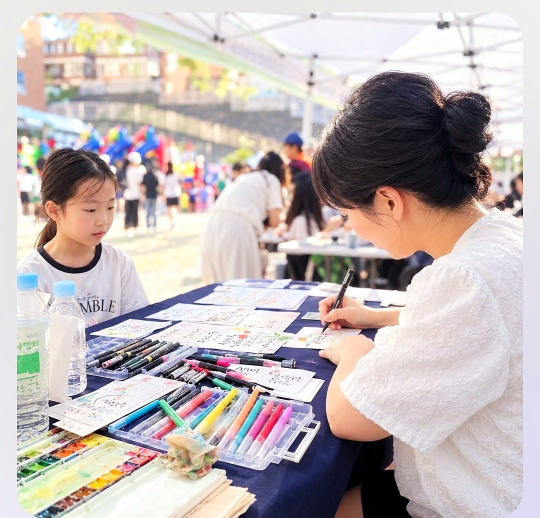
#> input picture images/lv-cari-01.jpg, 1080 x 1036 px, found by its file name (shown at 1/2 size)
$ python seo.py ../../dalhae/img/d00.jpg
#> lines starting #> are read from the running program, lines starting #| are printed output that depends on the picture
"""검색 노출(네이버·구글) — 정적 사이트 폴더에 대해 실행
사용: python3 seo.py <사이트 폴더>
- 페이지별 제목·설명 보강, canonical, Open Graph, 구조화 데이터(JSON-LD)
- robots.txt, sitemap.xml 생성 (관리자·작가·리포트·로그인·메일 페이지는 제외/색인 금지)
- 네이버·구글 소유 확인 코드는 아래 VERIFY 에 넣으면 모든 공개 페이지 <head>에 들어갑니다.
여러 번 실행해도 결과가 같습니다(<!--seo--> 블록을 매번 새로 씀)."""
import os, re, sys, json, html, datetime
from PIL import Image

SITE = 'https://art.iux.kr'
NAME = 'IUX ART'
PHONE = '010-9033-1491'
EMAIL = 'art@iux.kr'
VERIFY = {  # 서치어드바이저·서치콘솔에서 받은 코드 (content 값만)
    'naver-site-verification': '93b6fab707a96f821a35705610b26b8b7d1ace32',
    'google-site-verification': 'xOE0msXJM8k3Zo0Afg0GoNvfp9X1dh8eZr6Lwclo4qg',
}
NOINDEX = {'login.html', 'report.html', 'reset.html'}
SUBSITES = ['eunseo/', 'dalhae/', 'opal/']  # 소속 작가 개인 사이트 (사이트맵에 함께 올림)

# 검색 결과에 보일 제목·설명 (없으면 페이지의 기존 값 사용)
META = {
    'index.html': ('IUX ART | 캐리커처·페이스페인팅·캘리그라피 출장 이벤트',
                   '기업 송년회·축제·박람회에 캐리커처, 페이스페인팅, 캘리그라피, 타로, 풍선 삐에로, 헤나, 혁필화 체험 부스를 출장 운영합니다. 4시간 100명 이상, 1인 1~2분 완성. 전국 출장.'),
    'event.html': ('출장 이벤트 체험 부스 13종 | IUX ART',
                   '캐리커처·페이스페인팅·캘리그라피·타로카드·요술풍선 삐에로·헤나·혁필화·손마사지&네일아트·손금&관상·커스텀 페인팅·비즈공예·빼빼로 만들기·가수 공연. 행사에 맞게 골라 묶는 출장 체험 프로그램.'),
    'about.html': ('회사소개 | IUX ART 라이브 아트 출장 이벤트',
                   'IUX ART는 현장에서 그리고 만들어 손님이 결과물을 가져가는 라이브 아트 체험 부스를 기업·학교·지자체 행사에 출장 운영하는 회사입니다.'),
    'artists.html': ('작품 갤러리 — 캐리커처·캘리그라피·페이스페인팅 | IUX ART',
                     '실제 행사에서 그린 캐리커처, 캘리그라피, 페이스페인팅, 풍선아트, 혁필화 작품을 종목별로 모아 봤습니다.'),
    'custom.html': ('주문제작 캐리커처 선물 — 커플·가족·단체·반려동물 | IUX ART',
                    '커플·가족 캐리커처 액자, 단체 선물, 회사 캐릭터·로고, 반려동물 그림까지 사진으로 주문하는 맞춤 캐리커처.'),
    'product.html': ('가족·커플 캔버스 액자 캐리커처 주문 | IUX ART',
                     '사진만 보내 주시면 작가가 직접 그린 캐리커처를 캔버스 액자로 만들어 보내 드립니다. 기념일·부모님 선물·집들이 선물.'),
    'edu.html': ('캐리커처·캘리그라피 교육센터 | IUX ART',
                 '현장 작가에게 배우는 캐리커처·캘리그라피·페이스페인팅 클래스와 학교·기관 출장 강의.'),
    'edu-apply.html': ('출장 강의 신청 — 학교·기관·기업 클래스 | IUX ART',
                       '학교 방과후·진로체험, 기관 문화 프로그램, 기업 원데이 클래스로 캐리커처·캘리그라피 강의를 출장 진행합니다.'),
    'edu-qna.html': ('교육 문의 | IUX ART', '클래스 일정, 수강료, 준비물, 출장 강의에 대해 문의하세요.'),
    'donation.html': ('재능기부 | IUX ART', '복지관·아동센터·지역 행사에 작가들이 캐리커처와 페이스페인팅으로 재능을 나눕니다.'),
    'faq.html': ('자주 묻는 질문 — 출장 이벤트 예약·비용·준비 | IUX ART',
                 '출장 이벤트 예약 시기, 지방 출장 교통비, 부스 준비물, 시간당 체험 인원, 결제·취소 등 자주 묻는 질문을 모았습니다.'),
    'quote.html': ('행사 견적 문의 | IUX ART 출장 이벤트',
                   '행사 날짜·장소·예상 인원과 원하는 프로그램을 남겨 주시면 종목과 작가 수를 골라 견적을 보내 드립니다.'),
    'review.html': ('행사 후기·현장 스케치 | IUX ART', '기업 행사, 대학 축제, 지역 축제에서 진행한 출장 이벤트 후기와 현장 사진.'),
    'news.html': ('새소식 | IUX ART', 'IUX ART의 새 프로그램, 행사 소식, 공지를 전합니다.'),
}

TODAY = datetime.date.today().isoformat()


def esc(s):
    return html.escape(s, quote=True)


def pages(root):
    return sorted(f for f in os.listdir(root) if f.endswith('.html') and not f.startswith('_'))


def og_image(root):
    """공유·검색 썸네일 1200×630"""
#> called with root = '../../dalhae/img/d00.jpg'
    out = os.path.join(root, 'images', 'og.jpg')
    src = os.path.join(root, 'images', 'lv-cari-01.jpg')
    if os.path.exists(src):
        im = Image.open(src).convert('RGB')
#> im is the input picture: PIL image 1080x1036 RGB; mean R, G, B 191.1, 180.8, 180.3
        w, h = im.size
#> w = 1080; h = 1036
        im = im.crop((48, 24, w - 48, h - 10))
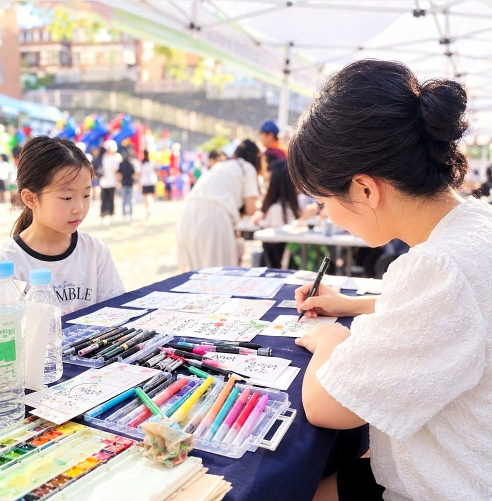
#> im: PIL image 984x1002 RGB (shown at 1/2 size); mean R, G, B 186.9, 175.5, 174.5
        W, H = 1200, 630
        r = max(W / im.width, H / im.height)
#> r = 1.22
        im = im.resize((round(im.width * r), round(im.height * r)), Image.LANCZOS)
#> im: PIL image 1200x1222 RGB
        x = (im.width - W) // 2
#> x = 0
        y = int((im.height - H) * .35)
#> y = 207
        im.crop((x, y, x + W, y + H)).save(out, quality=84, optimize=True, progressive=True)
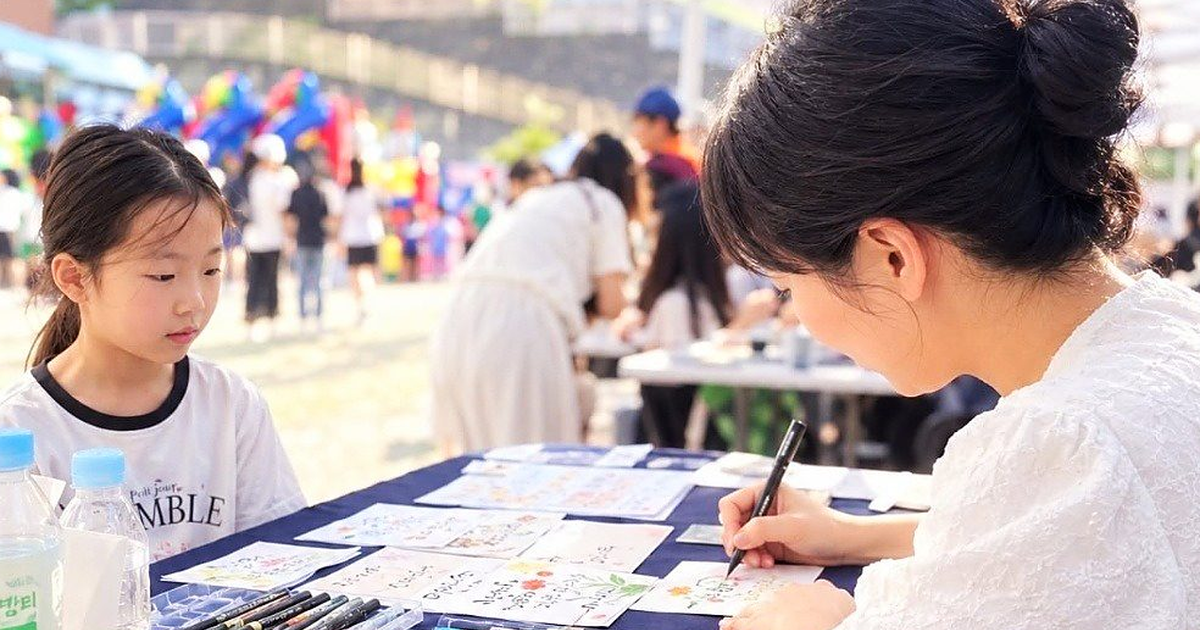
#> saved as og.jpg: PIL image 1200x630 RGB; mean R, G, B 179.2, 165, 164.1
    return SITE + '/images/og.jpg'


def org_ld():
    return {
        '@context': 'https://schema.org', '@type': 'LocalBusiness', '@id': SITE + '/#org',
        'name': NAME, 'alternateName': '아이유엑스 아트', 'url': SITE + '/', 'image': SITE + '/images/og.jpg',
        'telephone': PHONE, 'email': EMAIL, 'priceRange': '₩300,000~', 'legalName': '다마유', 'taxID': '424-41-01509',
        'address': {'@type': 'PostalAddress', 'addressCountry': 'KR', 'addressRegion': '경기도', 'addressLocality': '과천시', 'streetAddress': '과천대로8길 65, 604-504'},
        'areaServed': {'@type': 'Country', 'name': '대한민국'},
        'description': META['index.html'][1],
        'makesOffer': [{'@type': 'Offer', 'itemOffered': {'@type': 'Service', 'name': n + ' 출장 이벤트'}} for n in
                       ['캐리커처', '페이스페인팅', '캘리그라피', '타로카드', '요술풍선 삐에로', '헤나', '혁필화',
                        '손마사지 & 네일아트', '손금 & 관상', '커스텀 페인팅', '비즈공예']],
    }


def faq_ld(s):
    qa = re.findall(r'<details[^>]*><summary>(.*?)</summary>\s*<p class="a">(.*?)</p>', s, re.S)
    items = []
    for q, a in qa:
        q = re.sub(r'<span class="(q|cat)">.*?</span>|<[^>]+>', '', q).strip()
        a = re.sub(r'<[^>]+>', '', a).strip()
        if q and a:
            items.append({'@type': 'Question', 'name': html.unescape(q), 'acceptedAnswer': {'@type': 'Answer', 'text': html.unescape(a)}})
    return {'@context': 'https://schema.org', '@type': 'FAQPage', 'mainEntity': items} if items else None


def service_ld(title, desc, url):
    return {'@context': 'https://schema.org', '@type': 'Service', 'name': title.split(' | ')[0],
            'serviceType': '출장 이벤트', 'description': desc, 'url': url, 'areaServed': '대한민국',
            'provider': {'@id': SITE + '/#org'}}


def run(root):
    img = og_image(root)
    listed = []
    info = {}  # 파일 → (검색 제목, 설명) — RSS용
    for f in pages(root):
        p = os.path.join(root, f)
        s = open(p, encoding='utf-8').read()
        s = re.sub(r'\n?<!--seo-->.*?<!--/seo-->', '', s, flags=re.S)
        s = s.replace('<meta name="claude:viewport-fit-sides" content="cover">\n', '')
        robots_noindex = f in NOINDEX or re.search(r'name="robots" content="noindex', s)
        url = SITE + '/' + ('' if f == 'index.html' else f)
        title_m = re.search(r'<title>(.*?)</title>', s, re.S)
        desc_m = re.search(r'<meta name="description" content="(.*?)">', s)
        title = META.get(f, (html.unescape(title_m.group(1)) if title_m else NAME, None))[0]
        desc = META.get(f, (None, None))[1] or (html.unescape(desc_m.group(1)) if desc_m else META['index.html'][1])
        if title_m:
            s = s.replace(title_m.group(0), '<title>' + esc(title) + '</title>', 1)
        if desc_m:
            s = s.replace(desc_m.group(0), '<meta name="description" content="' + esc(desc) + '">', 1)
        else:
            s = s.replace('</title>', '</title>\n<meta name="description" content="' + esc(desc) + '">', 1)

        b = ['<!--seo-->']
        if robots_noindex:
            if 'name="robots"' not in s:
                b.append('<meta name="robots" content="noindex,nofollow">')
        else:
            listed.append(f)
            info[f] = (title, desc)
            for k, v in VERIFY.items():
                if v:
                    b.append(f'<meta name="{k}" content="{esc(v)}">')
            b += [
                f'<link rel="canonical" href="{url}">',
                '<meta property="og:type" content="website">',
                f'<meta property="og:site_name" content="{NAME}">',
                '<meta property="og:locale" content="ko_KR">',
                f'<meta property="og:title" content="{esc(title)}">',
                f'<meta property="og:description" content="{esc(desc)}">',
                f'<meta property="og:url" content="{url}">',
                f'<meta property="og:image" content="{img}">',
                '<meta property="og:image:width" content="1200"><meta property="og:image:height" content="630">',
                '<meta name="twitter:card" content="summary_large_image">',
                '<link rel="icon" href="/favicon.svg" type="image/svg+xml">',
                # IUX Cloud (studio.iux.kr): 방문 통계 + 문의함
                '<script src="js/iux-config.js" defer></script><script src="js/cloud.js" defer></script>',
            ]
            lds = []
            if f == 'index.html':
                lds.append(org_ld())
                lds.append({'@context': 'https://schema.org', '@type': 'WebSite', 'name': NAME, 'url': SITE + '/', 'inLanguage': 'ko'})
            if f.startswith('event-'):
                lds.append(service_ld(title, desc, url))
            if f in ('faq.html',) or f.startswith('event-'):
                fl = faq_ld(s)
                if fl: lds.append(fl)
            for ld in lds:
                b.append('<script type="application/ld+json">' + json.dumps(ld, ensure_ascii=False) + '</script>')
        b.append('<!--/seo-->')
        anchor = re.search(r'<meta name="description"[^>]*>', s) or re.search(r'</title>', s)
        s = s[:anchor.end()] + '\n' + '\n'.join(b) + s[anchor.end():]
        open(p, 'w', encoding='utf-8').write(s)

    # 공개 HTML 이외 영역 색인 금지 (admin 등은 이미 noindex 메타가 있음)
    open(os.path.join(root, 'robots.txt'), 'w').write(
        'User-agent: *\nAllow: /\nDisallow: /admin/\nDisallow: /artist/\nDisallow: /api/\n'
        'Disallow: /login.html\nDisallow: /reset.html\nDisallow: /report.html\nDisallow: /mail/\n\n'
        f'Sitemap: {SITE}/sitemap.xml\nSitemap: {SITE}/story/sitemap.xml\n')
    prio = lambda f: '1.0' if f == 'index.html' else '0.9' if f.startswith('event') or f == 'quote.html' else '0.6'
    urls = ''.join(f'  <url><loc>{SITE}/{"" if f == "index.html" else f}</loc><lastmod>{TODAY}</lastmod><priority>{prio(f)}</priority></url>\n' for f in listed)
    urls += ''.join(f'  <url><loc>{SITE}/{d}</loc><lastmod>{TODAY}</lastmod><priority>0.7</priority></url>\n' for d in SUBSITES if os.path.exists(os.path.join(root, d, 'index.html')))
    open(os.path.join(root, 'sitemap.xml'), 'w').write('<?xml version="1.0" encoding="UTF-8"?>\n<urlset xmlns="http://www.sitemaps.org/schemas/sitemap/0.9">\n' + urls + '</urlset>\n')
    # 네이버용 RSS (새소식·주요 페이지) — 서치어드바이저 RSS 제출용
    items = ''.join(f'<item><title>{esc(info[f][0])}</title><link>{SITE}/{"" if f == "index.html" else f}</link><description>{esc(info[f][1])}</description></item>' for f in listed if f != 'news-view.html')
    open(os.path.join(root, 'rss.xml'), 'w').write(f'<?xml version="1.0" encoding="UTF-8"?>\n<rss version="2.0"><channel><title>{NAME}</title><link>{SITE}/</link><description>{esc(META["index.html"][1])}</description><language>ko</language>{items}</channel></rss>\n')
    # 파비콘 (검색 결과 옆 아이콘)
    fav = os.path.join(root, 'favicon.svg')
    open(fav, 'w').write('<svg xmlns="http://www.w3.org/2000/svg" viewBox="0 0 64 64"><rect width="64" height="64" rx="14" fill="#121212"/><circle cx="32" cy="32" r="17" fill="#FFC800"/><rect x="22" y="31" width="5" height="10" rx="2" fill="#121212"/><rect x="29.5" y="25" width="5" height="16" rx="2" fill="#121212"/><rect x="37" y="28" width="5" height="13" rx="2" fill="#121212"/></svg>')
    print('seo:', len(listed), 'pages indexed')


if __name__ == '__main__':
#> (the run stopped early here; a loop or call above may not have finished)
